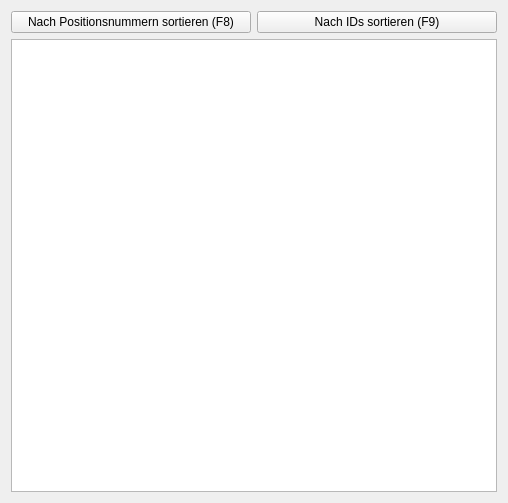
<?xml version="1.0" encoding="UTF-8"?>
<ui version="4.0">
 <class>orderContent</class>
 <widget class="OrderContent" name="orderContent">
  <property name="geometry">
   <rect>
    <x>0</x>
    <y>0</y>
    <width>508</width>
    <height>503</height>
   </rect>
  </property>
  <property name="windowTitle">
   <string>Order</string>
  </property>
  <layout class="QVBoxLayout" name="verticalLayout">
   <item>
    <layout class="QHBoxLayout" name="horizontalLayout">
     <item>
      <widget class="QPushButton" name="buttonReOrderPositions">
       <property name="text">
        <string>Nach Positionsnummern sortieren (F8)</string>
       </property>
      </widget>
     </item>
     <item>
      <widget class="QPushButton" name="buttonReOrderIds">
       <property name="text">
        <string>Nach IDs sortieren (F9)</string>
       </property>
      </widget>
     </item>
    </layout>
   </item>
   <item>
    <widget class="QTableWidget" name="tableData"/>
   </item>
  </layout>
 </widget>
 <customwidgets>
  <customwidget>
   <class>OrderContent</class>
   <extends>QWidget</extends>
   <header>pages/order_page.h</header>
   <container>1</container>
  </customwidget>
 </customwidgets>
 <resources/>
 <connections/>
</ui>
